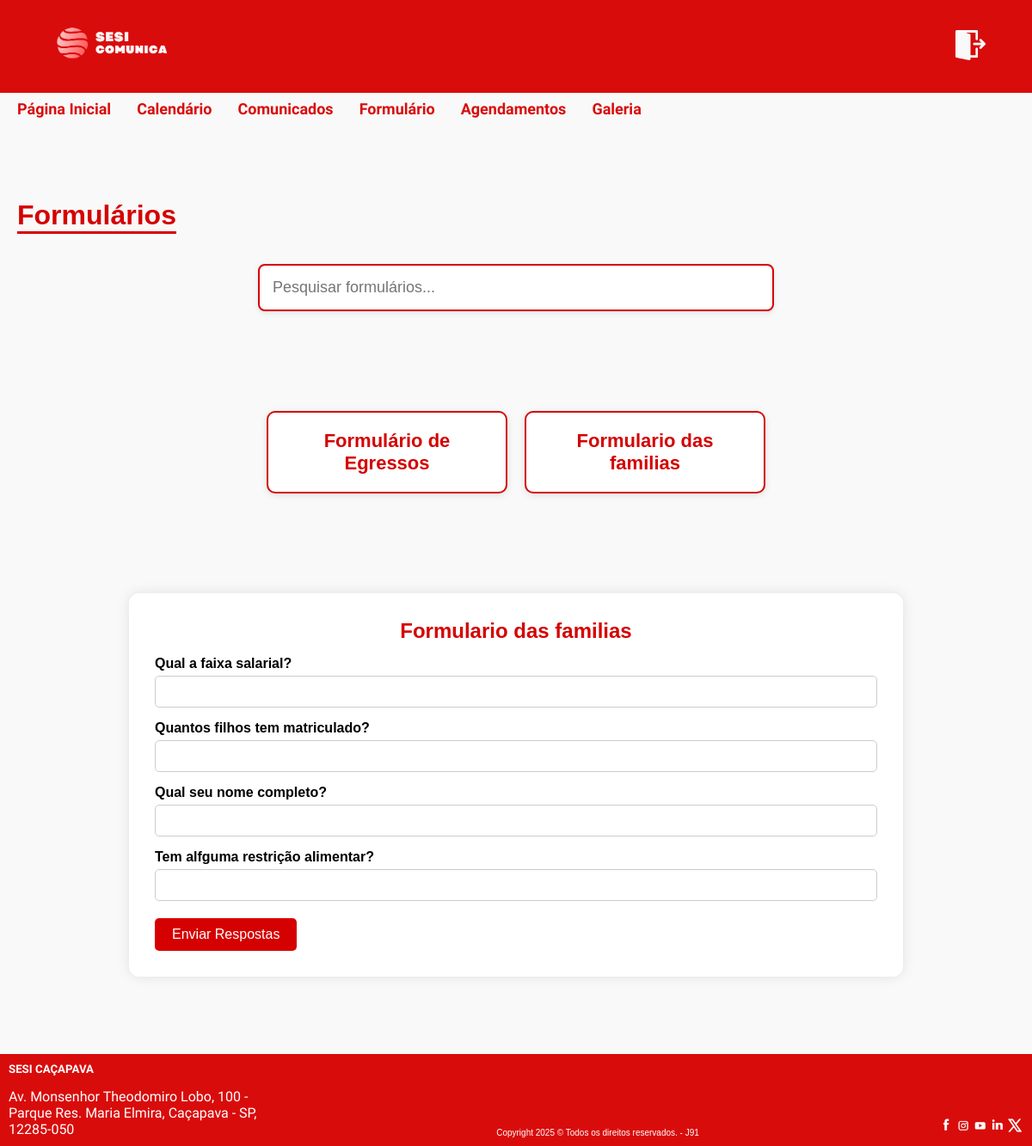
Page /sesicomunica/professores/formularioprof.php?id=4 on the committed database.
### tables this page shows
CREATE TABLE `formularios` (
  `id` int(11) NOT NULL,
  `nome` varchar(255) NOT NULL
);

CREATE TABLE `perguntas` (
  `id` int(11) NOT NULL,
  `formulario_id` int(11) DEFAULT NULL,
  `pergunta` text NOT NULL,
  `tipo` varchar(50) NOT NULL,
  `tipo_pergunta` varchar(50) NOT NULL,
  `min_classificacao` int(11) DEFAULT NULL,
  `max_classificacao` int(11) DEFAULT NULL
);

### sesicomunica/professores/formularioprof.php (the view, shortened to what this page needs)
<?php
include '../../conexao.php';
$formularioSelecionado = null;
if (isset($_GET['id'])) {
  $id = intval($_GET['id']);
  $sql = "SELECT * FROM formularios WHERE id = $id";
  $result = $conn->query($sql);
  if ($result && $result->num_rows > 0) {
    $formularioSelecionado = $result->fetch_assoc();
  }
}
?>
<!DOCTYPE html>
<html lang="pt-br">
<head>
  <link rel="stylesheet" href="../css/formulario.css">
  <link rel="stylesheet" href="../css/nav.css">
  <link rel="stylesheet" href="../css/style.css">
</head>
<body>
  <?php include('navprof.php'); ?>
  <div class="container">
    <h1>Formulários</h1>
    <div class="pesquisa-container">
      <input type="text" id="barra-pesquisa" placeholder="Pesquisar formulários...">
    </div>
    <div class="comunicados-container">
      <?php
      $sql = "SELECT id, nome FROM formularios";
      $result = $conn->query($sql);
      if ($result && $result->num_rows > 0) {
        while ($row = $result->fetch_assoc()) {
          echo '<a href="?id=' . $row['id'] . '" class="comunicado-link">';
          echo '<div class="comunicado">';
          echo '<p>' . htmlspecialchars($row['nome']) . '</p>';
          echo '</div>';
          echo '</a>';
        }
      } else {
        echo '<p>Nenhum formulário encontrado.</p>';
      }
      ?>
    </div>
    <?php if ($formularioSelecionado): ?>
      <div class="formulario-container">
        <h2><?php echo htmlspecialchars($formularioSelecionado['nome']); ?></h2>
        <form method="POST">
          <?php
          $formId = intval($formularioSelecionado['id']);
          $sqlPerguntas = "SELECT * FROM perguntas WHERE formulario_id = $formId";
          $resPerguntas = $conn->query($sqlPerguntas);
          if ($resPerguntas && $resPerguntas->num_rows > 0) {
            while ($pergunta = $resPerguntas->fetch_assoc()) {
              $perguntaId = $pergunta['id'];
              $tipoPergunta = $pergunta['tipo_pergunta'];
              $texto = htmlspecialchars($pergunta['pergunta']);
              echo "<label for='pergunta_$perguntaId'>$texto</label>";
              switch ($tipoPergunta) {
                default:
                  echo "<input type='text' name='respostas[$perguntaId]' id='pergunta_$perguntaId' required>";
              }
            }
          } else {
            echo "<p>Esse formulário ainda não possui perguntas.</p>";
          }
          ?>
          <button type="submit">Enviar Respostas</button>
        </form>
      </div>
    <?php endif; ?>
  </div>
  <?php include('footerprof.php'); ?>
</body>
</html>

### sesicomunica/css/formulario.css (style rules this page uses)
* { margin: 0; padding: 0; box-sizing: border-box; font-family: 'Arial', sans-serif; }
.container { margin: 5%; }
.container h1 { font-size: 32px; font-weight: bold; border-bottom: 3px solid #d50000; width: fit-content; margin-top: 30px; display: flex; }
.comunicados-container { display: flex; flex-wrap: wrap; gap: 20px; margin-top: 40px; margin: 10%; justify-content: center; }
.comunicado { flex: 1 1 300px; min-width: 280px; max-width: 400px; height: auto; background: white; border: 2px solid #d50000; padding: 30px 20px; border-radius: 12px; text-align: center; font-weight: bold; font-size: 22px; color: #d50000 !important; box-shadow: 0 6px 12px rgba(0,0,0,0.1); transition: transform 0.4s ease, box-shadow 0.4s ease; display: flex; flex-direction: column; justify-content: center; align-items: center; }

### sesicomunica/css/nav.css (style rules this page uses)
* { margin: 0; padding: 0; }
body { margin: 0; padding: 0; }

### sesicomunica/css/style.css (style rules this page uses)
* { margin: 0; padding: 0; box-sizing: border-box; }
body { font-family: "Gabarito", sans-serif; }

### sesicomunica/professores/formularioprof.php (style rules this page uses)
.pesquisa-container { margin-bottom: 30px; margin-top: 30px; text-align: center; }
#barra-pesquisa { width: 80%; max-width: 600px; padding: 15px; font-size: 18px; border: 2px solid #d50000; border-radius: 8px; outline: none; box-shadow: 0 2px 6px rgba(0, 0, 0, 0.1); transition: border-color 0.3s, box-shadow 0.3s; }
body { background: #f9f9f9; font-family: Arial, sans-serif; }
.container { max-width: 1200px; margin: 30px auto; padding: 20px; }
.formulario-container { background: white; padding: 30px; border-radius: 12px; box-shadow: 0 0 15px rgba(0, 0, 0, 0.1); max-width: 900px; margin: 40px auto; }
h1, h2 { text-align: center; color: #d50000; }
label { font-weight: bold; display: block; margin-top: 15px; }
input[type="text"], textarea, select { width: 100%; padding: 10px; margin-top: 5px; border: 1px solid #ccc; border-radius: 5px; }
button { background: #d50000; color: white; padding: 10px 20px; border: none; border-radius: 5px; margin-top: 20px; cursor: pointer; font-size: 16px; }
.comunicado { background: white; padding: 20px; border-radius: 10px; width: 250px; box-shadow: 0 2px 8px rgba(0, 0, 0, 0.1); text-align: center; transition: box-shadow 0.2s, transform 0.2s; }
.comunicados-container { display: flex; flex-wrap: wrap; gap: 20px; justify-content: center; }
a.comunicado-link { text-decoration: none; color: inherit; display: block; }

### rows in the picture
formularios: nome "Formulário de Egressos"
formularios: nome "Formulario das familias"
perguntas: pergunta "Qual a faixa salarial?"
perguntas: pergunta "Quantos filhos tem matriculado?"
perguntas: pergunta "Qual seu nome completo?"
perguntas: pergunta "Tem alfguma restrição alimentar?"
